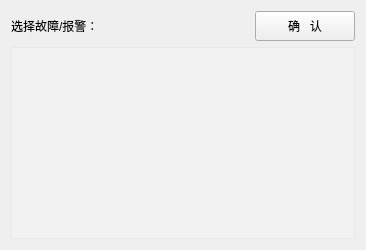
          <widget class="QWidget" name="pageFuncChoose">
           <layout class="QGridLayout" name="gridLayout_7">
            <item row="1" column="0" rowspan="2" colspan="4">
             <widget class="QTableWidget" name="tableFuncChoose">
              <property name="maximumSize">
               <size>
                <width>16777215</width>
                <height>16777215</height>
               </size>
              </property>
              <property name="styleSheet">
               <string notr="true">background-color: rgba(255, 255, 255,0.2);</string>
              </property>
             </widget>
            </item>
            <item row="0" column="3">
             <widget class="QPushButton" name="BtnChooseFunc">
              <property name="minimumSize">
               <size>
                <width>100</width>
                <height>30</height>
               </size>
              </property>
              <property name="styleSheet">
               <string notr="true">font: 12pt &quot;AcadEref&quot;;</string>
              </property>
              <property name="text">
               <string>确   认</string>
              </property>
             </widget>
            </item>
            <item row="0" column="0" colspan="2">
             <widget class="QLabel" name="label_39">
              <property name="maximumSize">
               <size>
                <width>16777215</width>
                <height>30</height>
               </size>
              </property>
              <property name="text">
               <string>选择故障/报警：</string>
              </property>
             </widget>
            </item>
            <item row="0" column="2">
             <spacer name="horizontalSpacer">
              <property name="orientation">
               <enum>Qt::Horizontal</enum>
              </property>
              <property name="sizeHint" stdset="0">
               <size>
                <width>40</width>
                <height>20</height>
               </size>
              </property>
             </spacer>
            </item>
           </layout>
          </widget>
